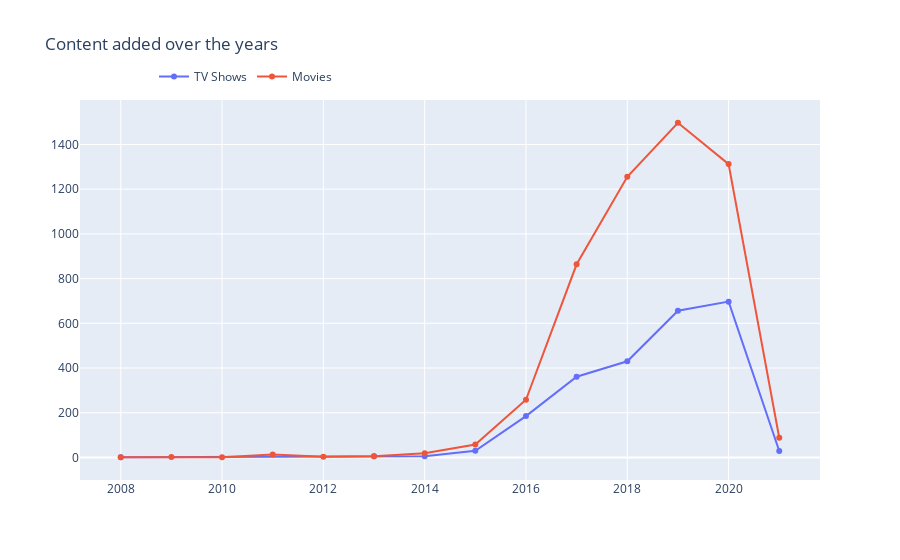

The cell this chart's notebook holds for it:
### Markdown cell above
#### Content added over the years

### Code cell
tv_show = df[df["type"] == "TV Show"]
movie = df[df["type"] == "Movie"]


tv_show_count = tv_show['year_added'].value_counts().reset_index()
tv_show_count = tv_show_count.rename(columns={'index': 'year_added', 'year_added': 'count'})
tv_show_count = tv_show_count.sort_values('year_added')

movie_count = movie['year_added'].value_counts().reset_index()
movie_count = movie_count.rename(columns= {'index': 'year_added', 'year_added': 'count'})
movie_count = movie_count.sort_values('year_added')

trace1 = go.Scatter(x=tv_show_count['year_added'], y=tv_show_count['count'], name="TV Shows")
trace2 = go.Scatter(x=movie_count['year_added'], y=movie_count["count"], name="Movies")
data = [trace1, trace2]
layout = go.Layout(title="Content added over the years", legend=dict(x=0.1, y=1.1, orientation="h"))
fig = go.Figure(data, layout=layout)
fig.show()

### Figure 1 — Plotly figure (JSON) as saved in the notebook; plotly's stock layout.template omitted (floating-point values rounded to 4 significant figures)
{"data": [{"name": "TV Shows", "type": "scatter", "x": [2008, 2013, 2014, 2015, 2016, 2017, 2018, 2019, 2020, 2021], "y": [1, 5, 6, 30, 185, 361, 430, 656, 697, 29]}, {"name": "Movies", "type": "scatter", "x": [2008, 2009, 2010, 2011, 2012, 2013, 2014, 2015, 2016, 2017, 2018, 2019, 2020, 2021], "y": [1, 2, 1, 13, 3, 6, 19, 58, 258, 864, 1255, 1497, 1312, 88]}], "layout": {"legend": {"orientation": "h", "x": 0.1, "y": 1.1}, "title": {"text": "Content added over the years"}}}
